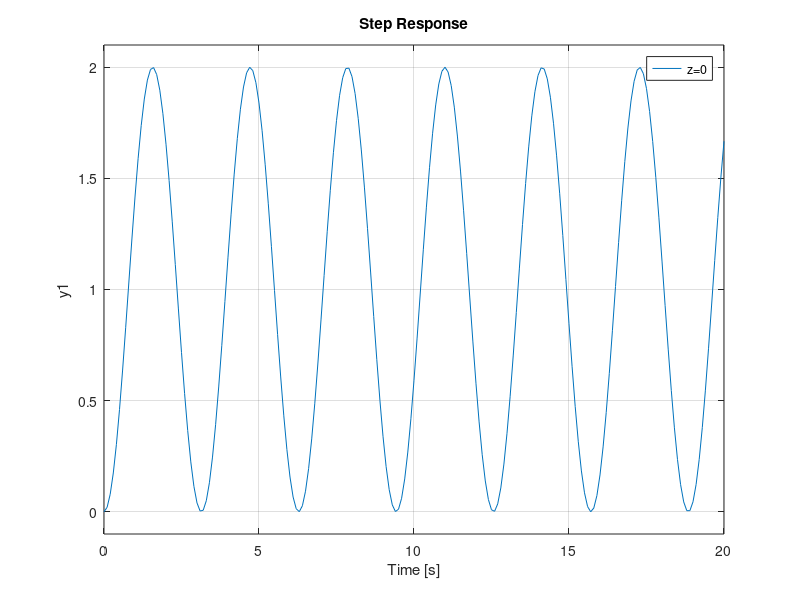
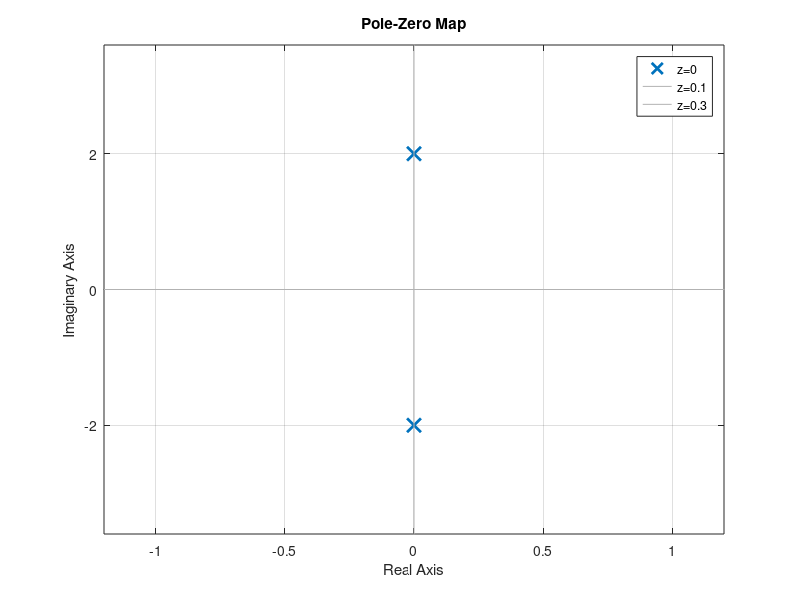

Reproduce these figures in MATLAB, in order.
k=1;
wn=2;
zvals=[0 ];
t=[0:0.1:20];
close all;
figure
for z=zvals
    sys=tf([k*wn^2], [1 2*wn*z wn^2]);
    step(sys,t)
    hold all;
end
legend(['z=0'],['z=0.1'],['z=0.3'],['z=0.5'],['z=0.7'],['z=1'])
figure
for z=zvals
    sys=tf([k*wn^2], [1 2*wn*z wn^2]);
    pzmap(sys)
    hold all;
end
legend(['z=0'],['z=0.1'],['z=0.3'],['z=0.5'],['z=0.7'],['z=1'])

    